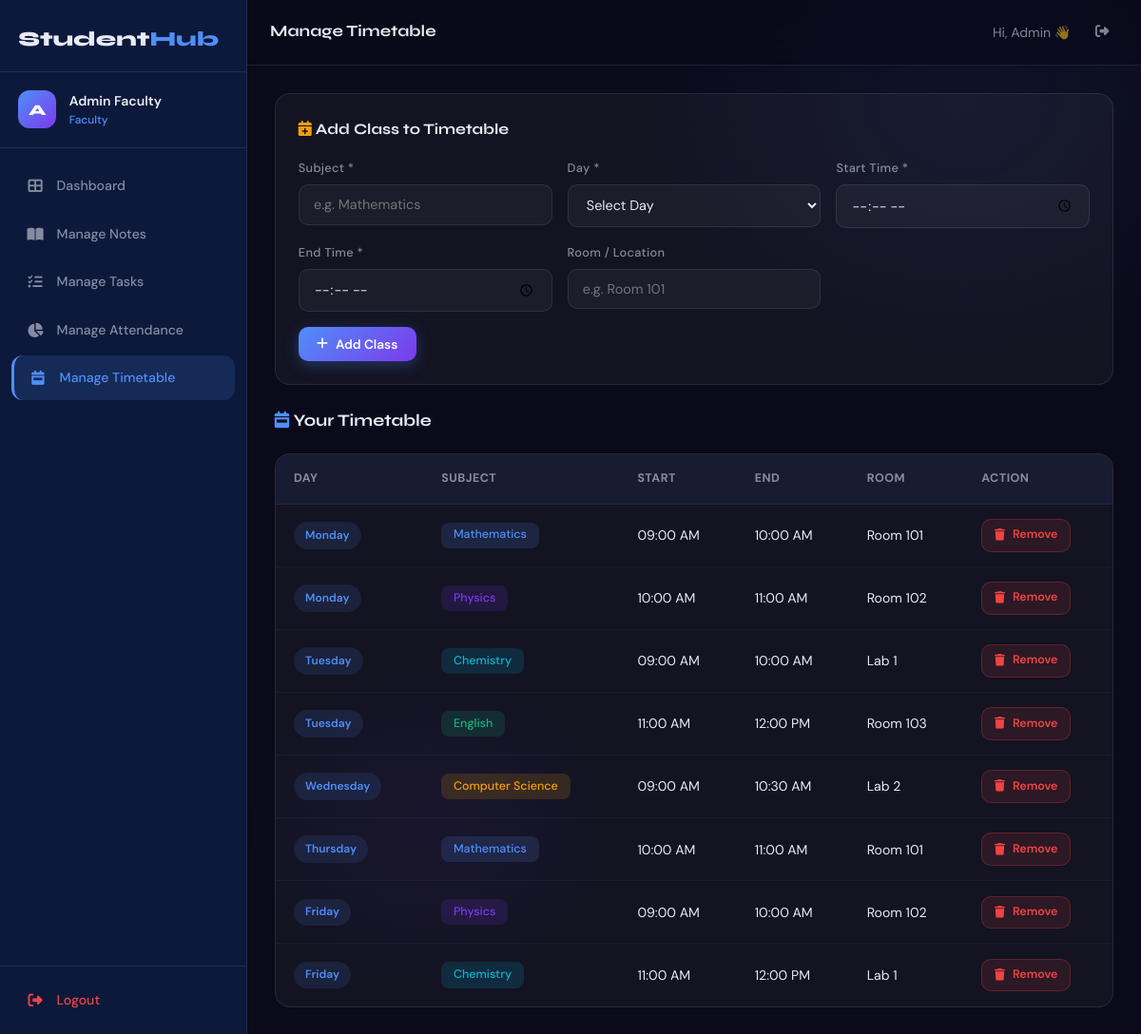
The app's page /manage_timetable.php (signed in) with its own data.
### tables this page shows
CREATE TABLE IF NOT EXISTS timetable (
    id INT AUTO_INCREMENT PRIMARY KEY,
    subject VARCHAR(100) NOT NULL,
    day ENUM('Monday','Tuesday','Wednesday','Thursday','Friday','Saturday') NOT NULL,
    start_time TIME NOT NULL,
    end_time TIME NOT NULL,
    faculty_id INT NOT NULL,
    room VARCHAR(50),
    created_at TIMESTAMP DEFAULT CURRENT_TIMESTAMP,
    FOREIGN KEY (faculty_id) REFERENCES users(id) ON DELETE CASCADE
);

### manage_timetable.php (the view, shortened to what this page needs)
<?php
require_once 'header.php';
require_once 'config.php';
$uid = $_SESSION['user_id'];
$colors = [
    'Mathematics'=>'tt-math',
    'Physics'=>'tt-physics',
    'Chemistry'=>'tt-chemistry',
    'English'=>'tt-english',
    'Computer Science'=>'tt-cs'
];
$tt = $conn->query("
SELECT * FROM timetable
WHERE faculty_id=$uid
ORDER BY
FIELD(day,'Monday','Tuesday','Wednesday','Thursday','Friday','Saturday'),
start_time
");?>
<div class="form-card">
  <h2 style="font-family:'Syne',sans-serif;font-size:1rem;font-weight:700;margin-bottom:1.2rem">
    <i class="fas fa-calendar-plus" style="color:var(--warning)"></i> Add Class to Timetable
  </h2>
  <form method="POST">
    <div class="form-grid">
      <div class="fg">
        <label>Subject *</label>
        <input type="text" name="subject" placeholder="e.g. Mathematics" required>
      </div>
      <div class="fg">
        <label>Day *</label>
        <select name="day" required>
          <option value="">Select Day</option>
        </select>
      </div>
      <div class="fg">
        <label>Start Time *</label>
        <input type="time" name="start_time" required>
      </div>
      <div class="fg">
        <label>End Time *</label>
        <input type="time" name="end_time" required>
      </div>
      <div class="fg">
        <label>Room / Location</label>
        <input type="text" name="room" placeholder="e.g. Room 101">
      </div>
    </div>
    <div style="margin-top:1rem">
      <button type="submit" class="btn btn-primary">
        <i class="fas fa-plus"></i> Add Class
      </button>
    </div>
  </form>
</div>
<div class="section-header">
  <h2><i class="fas fa-calendar-week" style="color:var(--acc)"></i> Your Timetable</h2>
</div>
<div class="table-wrapper">
  <table>
    <thead>
      <tr>
        <th>Day</th>
        <th>Subject</th>
        <th>Start</th>
        <th>End</th>
        <th>Room</th>
        <th>Action</th>
      </tr>
    </thead>
    <tbody>
    <?php if($tt->num_rows===0): ?>
      <tr>
        <td colspan="6">
          <div class="empty-state">
            <i class="fas fa-calendar-times"></i>
            <p>No classes added yet.</p>
          </div>
        </td>
      </tr>
    <?php else: while($r=$tt->fetch_assoc()):
        $cc=$colors[$r['subject']]??'tt-default'; ?>
      <tr>
        <td><span class="badge badge-blue"><?=$r['day']?></span></td>
        <td>
          <span class="tt-cell <?=$cc?>" style="display:inline-block;padding:.3rem .8rem;border-radius:8px">
            <?=htmlspecialchars($r['subject'])?>
          </span>
        </td>
        <td><?=date('h:i A', strtotime($r['start_time']))?></td>
        <td><?=date('h:i A', strtotime($r['end_time']))?></td>
        <td><?=htmlspecialchars($r['room'])?:'-'?></td>
        <td>
          <a href="manage_timetable.php?delete=<?=$r['id']?>"
             class="btn btn-danger btn-sm"
             onclick="return confirm('Remove this class?')">
             <i class="fas fa-trash"></i> Remove
          </a>
        </td>
      </tr>
    <?php endwhile; endif; ?>
    </tbody>
  </table>
</div>
<?php require_once 'footer.php'; ?>

### style.css (style rules this page uses)
:root { --c1: #0a0a1a; --c2: #0d1b3e; --sidebar-w: 260px; --acc: #4f8ef7; --acc2: #7c3aed; --acc3: #06b6d4; --success: #10b981; --warning: #f59e0b; --danger: #ef4444; --glass: rgba(255,255,255,0.04); --glass-b: rgba(255,255,255,0.09); --text: #e8eaf6; --muted: rgba(232,234,246,0.55); --glow: rgba(79,142,247,0.3); --radius: 16px; --transition: .3s ease; }
*, *::before, *::after { margin:0; padding:0; box-sizing:border-box; }
html { font-size:16px; }
body { font-family: 'DM Sans', sans-serif; background: var(--c1); color: var(--text); line-height: 1.6; min-height: 100vh; }
.section-header { display: flex; align-items: center; justify-content: space-between; margin-bottom: 1.2rem; flex-wrap: wrap; gap: .75rem; }
.section-header h2 { font-family: 'Syne', sans-serif; font-size: 1.1rem; font-weight: 700; }
.btn { display: inline-flex; align-items: center; gap: .5rem; padding: .6rem 1.2rem; border-radius: 10px; font-family: 'DM Sans', sans-serif; font-size: .85rem; font-weight: 600; cursor: pointer; text-decoration: none; transition: all .25s; border: none; white-space: nowrap; }
.btn-primary { background: linear-gradient(135deg, var(--acc), var(--acc2)); color: #fff; box-shadow: 0 4px 16px var(--glow); }
.btn-danger { background: rgba(239,68,68,0.12); color: var(--danger); border: 1px solid rgba(239,68,68,0.25); }
.btn-sm { padding: .4rem .8rem; font-size: .78rem; }
.table-wrapper { background: var(--glass); border: 1px solid var(--glass-b); border-radius: var(--radius); overflow: hidden; }
table { width: 100%; border-collapse: collapse; }
thead { background: rgba(79,142,247,0.07); }
th { padding: 1rem 1.2rem; text-align: left; font-size: .78rem; font-weight: 700; color: var(--muted); letter-spacing: .5px; text-transform: uppercase; border-bottom: 1px solid var(--glass-b); }
td { padding: .95rem 1.2rem; font-size: .88rem; border-bottom: 1px solid rgba(255,255,255,0.04); vertical-align: middle; }
tr:last-child td { border-bottom: none; }
tbody tr { transition: background .2s; }
.badge { display: inline-flex; align-items: center; gap: .35rem; padding: .3rem .75rem; border-radius: 50px; font-size: .75rem; font-weight: 600; }
.badge-blue { background: rgba(79,142,247,0.12); color: var(--acc); }
.form-card { background: var(--glass); border: 1px solid var(--glass-b); border-radius: var(--radius); padding: 1.5rem; margin-bottom: 1.5rem; }
.form-grid { display: grid; grid-template-columns: repeat(auto-fit, minmax(200px, 1fr)); gap: 1rem; }
.fg { display: flex; flex-direction: column; gap: .4rem; }
.fg label { font-size: .8rem; font-weight: 500; color: var(--muted); letter-spacing: .3px; }
.fg input, .fg select, .fg textarea { background: rgba(255,255,255,0.04); border: 1px solid var(--glass-b); border-radius: 10px; color: var(--text); font-family: 'DM Sans', sans-serif; font-size: .9rem; padding: .7rem .95rem; outline: none; transition: all .25s; width: 100%; }
.fg select option { background: #1a1f35; color: var(--text); }
.tt-cell { padding: .5rem .8rem; border-radius: 8px; font-weight: 500; font-size: .78rem; line-height: 1.4; }
.tt-math { background: rgba(79,142,247,0.15); color: var(--acc); }
.tt-physics { background: rgba(124,58,237,0.15); color: var(--acc2); }
.tt-chemistry { background: rgba(6,182,212,0.15); color: var(--acc3); }
.tt-english { background: rgba(16,185,129,0.15); color: var(--success); }
.tt-cs { background: rgba(245,158,11,0.15); color: var(--warning); }

### records on screen
timetable: day "Monday", subject "Mathematics", start_time "09:00 AM", end_time "10:00 AM", room "Room 101"
timetable: day "Monday", subject "Physics", start_time "10:00 AM", end_time "11:00 AM", room "Room 102"
timetable: day "Tuesday", subject "Chemistry", start_time "09:00 AM", end_time "10:00 AM", room "Lab 1"
timetable: day "Tuesday", subject "English", start_time "11:00 AM", end_time "12:00 PM", room "Room 103"
timetable: day "Wednesday", subject "Computer Science", start_time "09:00 AM", end_time "10:30 AM", room "Lab 2"
timetable: day "Thursday", subject "Mathematics", start_time "10:00 AM", end_time "11:00 AM", room "Room 101"
timetable: day "Friday", subject "Physics", start_time "09:00 AM", end_time "10:00 AM", room "Room 102"
timetable: day "Friday", subject "Chemistry", start_time "11:00 AM", end_time "12:00 PM", room "Lab 1"

### other values on screen
substr($name,0,1) "A"
$name "Admin Faculty"
$role "Faculty"
$titles[$current] "Manage Timetable"
explode(' ',$name)[0] "Admin"
